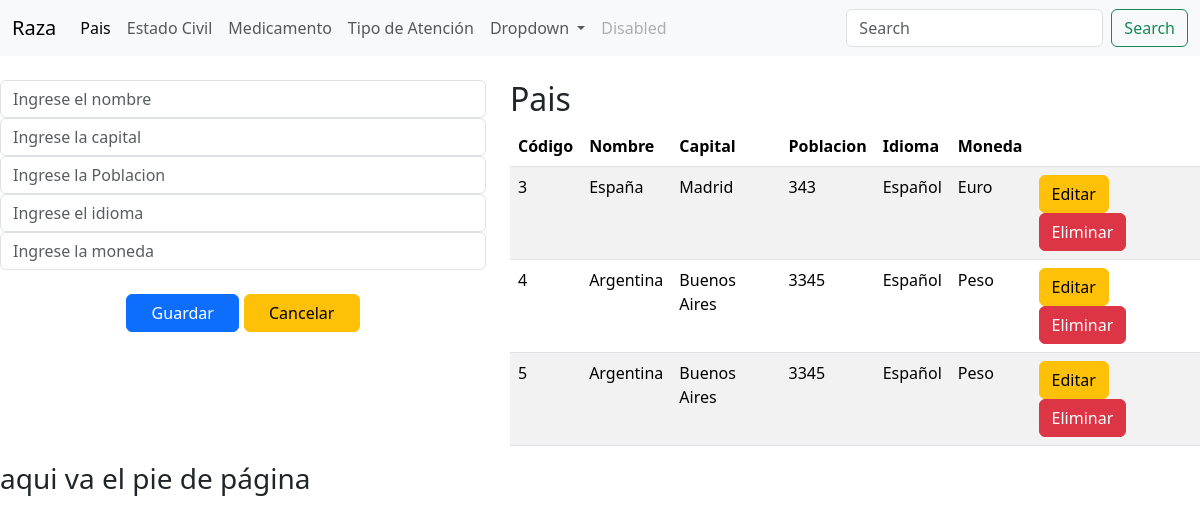
Screenshot of /pais/ with the database file from the repository.
### Aplicaciones/Registro/models.py (models this page shows)
class Pais(models.Model):
    codigo_pa_va=models.AutoField(primary_key=True)
    nombre_pa_va=models.CharField(max_length=50)
    capital_va=models.CharField(max_length=50)
    poblacion_va=models.IntegerField()
    idioma_va=models.CharField(max_length=50)
    moneda_va=models.CharField(max_length=50)

### Aplicaciones/Registro/views.py (the view)
# urls.py: path('pais/', views.pais, name='pais'),
def pais(request):
    paises = Pais.objects.all()
    return render(request, 'pais.html', {'paises': paises, 'navbar': 'pais'})

### Aplicaciones/Registro/templates/pais.html (shortened to what this page needs)
{% extends "./plantilla.html" %}
{% block contenido %}
<div class="row">
   <div class="col-md-5">
     <form class="" action="/guardarPais/" method="post">
         <input type="text" name="nombre_pa_va" value="" id="nombre_pa_va" placeholder="Ingrese el nombre" class="form-control" required>
         <input type="text" name="capital_va" value="" id="capital_va" placeholder="Ingrese la capital" class="form-control" required>
         <input type="text" name="poblacion_va" value="" id="poblacion_va" placeholder="Ingrese la Poblacion" class="form-control" required>
         <input type="text" name="idioma_va" value="" id="idioma_va" placeholder="Ingrese el idioma" class="form-control" required>
          <input type="text" name="moneda_va" value="" id="moneda_va" placeholder="Ingrese la moneda" class="form-control" required>
          <br>
          <center>
            <button type="submit" name="button" class="btn btn-primary">&nbsp;&nbsp;&nbsp;Guardar&nbsp;&nbsp;&nbsp;</button>
            <button type="reset" name="button" class="btn btn-warning">&nbsp;&nbsp;&nbsp;Cancelar&nbsp;&nbsp;&nbsp;</button>
          </center>
       </form>
   </div>
   <div class="col-md-7">
     <h2>Pais</h2>
 <table class="table table-striped">
     <thead>
         <tr>
             <th>Código</th>
             <th>Nombre</th>
             <th>Capital</th>
             <th>Poblacion</th>
             <th>Idioma</th>
             <th>Moneda</th>
             <th></th>
         </tr>
     </thead>
     <tbody>
         {% for pais in paises %}
             <tr>
                 <td>{{ pais.codigo_pa_va }}</td>
                 <td>{{ pais.nombre_pa_va }}</td>
                 <td>{{ pais.capital_va }}</td>
                 <td>{{ pais.poblacion_va }}</td>
                 <td>{{ pais.idioma_va }}</td>
                 <td>{{ pais.moneda_va }}</td>
                 <td>
                 <a href="/editarPais/{{pais.codigo_pa_va}}" class="btn btn-warning">Editar</a>
                  <a href="javascript: void(0)" onclick="eliminarPais('/eliminarPais/{{pais.codigo_pa_va}}');" class="btn btn-danger">Eliminar</a>
           </td>
             </tr>
         {% endfor %}
     </tbody>
 </table>
   </div>
</div>
{% endblock %}

### Aplicaciones/Registro/templates/plantilla.html (shortened to what this page needs)
<!DOCTYPE html>
<html lang="en" dir="ltr">
  <head>
    <link href="https://cdn.jsdelivr.net/npm/bootstrap@5.3.2/dist/css/bootstrap.min.css" rel="stylesheet">
    <link rel="stylesheet" href="https://cdnjs.cloudflare.com/ajax/libs/izitoast/1.4.0/css/iziToast.min.css"/>
  </head>
  <body>
    <nav class="navbar navbar-expand-lg bg-body-tertiary">
<div class="container-fluid">
  <a class="navbar-brand" href="{% url 'index' %}">Raza</a>
  <div class="collapse navbar-collapse" id="navbarSupportedContent">
    <ul class="navbar-nav me-auto mb-2 mb-lg-0">
      <li class="nav-item">
        <a class="nav-link {% if navbar == 'pais' %} active {% endif %}" aria-current="page" href="{% url 'pais' %}">Pais</a>
      </li>
      <li class="nav-item">
        <a class="nav-link {% if navbar == 'estadocivil' %} active {% endif %}" href="{% url 'estadocivil' %}">Estado Civil</a>
      </li>
      <li class="nav-item">
        <a class="nav-link {% if navbar == 'medicamento' %} active {% endif %}" href="{% url 'medicamento' %}">Medicamento</a>
      </li>
      <li class="nav-item">
        <a class="nav-link {% if navbar == 'tipoatencion' %} active {% endif %}" href="{% url 'tipoatencion' %}">Tipo de Atención</a>
      </li>
      <li class="nav-item dropdown">
        <a class="nav-link dropdown-toggle" href="#" role="button" data-bs-toggle="dropdown" aria-expanded="false">
          Dropdown
        </a>
      </li>
      <li class="nav-item">
        <a class="nav-link disabled" aria-disabled="true">Disabled</a>
      </li>
    </ul>
    <form class="d-flex" role="search">
      <input class="form-control me-2" type="search" placeholder="Search" aria-label="Search">
      <button class="btn btn-outline-success" type="submit">Search</button>
    </form>
  </div>
</div>
</nav><br>
{% block contenido %}
{% endblock %}
 <h3>aqui va el pie de página </h3>
  </body>
</html>

### rows the page displays
Pais: codigo_pa_va "3", nombre_pa_va "España", capital_va "Madrid", poblacion_va "343", idioma_va "Español", moneda_va "Euro"
Pais: codigo_pa_va "4", nombre_pa_va "Argentina", capital_va "Buenos Aires", poblacion_va "3345", idioma_va "Español", moneda_va "Peso"
Pais: codigo_pa_va "5", nombre_pa_va "Argentina", capital_va "Buenos Aires", poblacion_va "3345", idioma_va "Español", moneda_va "Peso"
